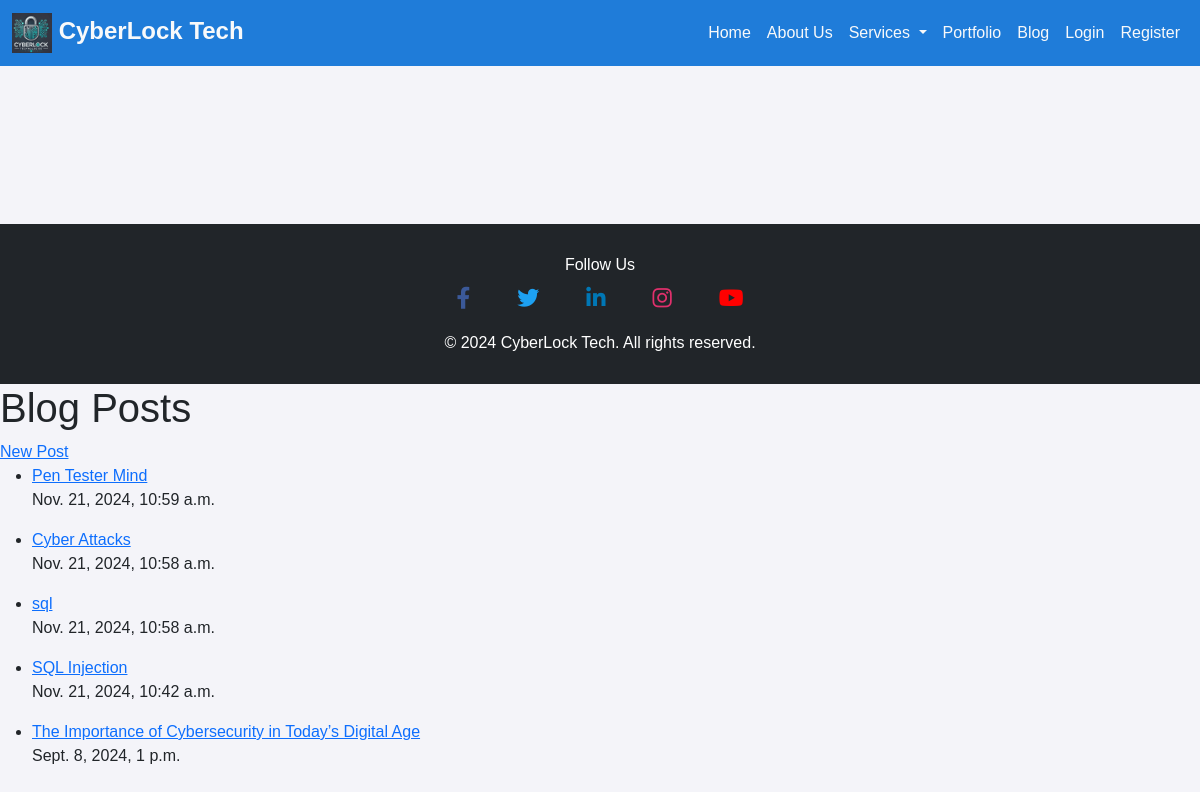
/posts/, run on the app's committed database.
### coreapp/models.py (models this page shows, shortened)
class BlogPost(models.Model):
    author = models.ForeignKey(User, on_delete=models.CASCADE)
    title = models.CharField(max_length=200)
    content = RichTextUploadingField(null=True, blank=False)
    image = models.ImageField(upload_to='blog_images/', blank=True)
    published_date = models.DateTimeField(auto_now_add=True)
    updated_date = models.DateTimeField(auto_now=True)
    tags = models.CharField(max_length=100, blank=True)
    slug = models.SlugField(unique=True, max_length=200, blank=True)
    class Meta:
        ordering = ['-published_date']
        permissions = [
            ("can_create_post", "Can create blog post"),
            ("can_update_post", "Can update blog post"),
            ("can_delete_post", "Can delete blog post"),
        ]

### coreapp/views.py (the view)
# urls.py: path('posts/', views.blog_post_list, name='blog_post_list'),
def blog_post_list(request):
    posts = BlogPost.objects.all().order_by('-published_date')
    return render(request, 'blog_post_list.html', {'posts': posts})

### templates/blog_post_list.html (shortened to what this page needs)
{% load static %}
{% include 'base.html' %}
<!DOCTYPE html>
<html lang="en">
<head>
</head>
<body>
    <h1>Blog Posts</h1>
    <a href="{% url 'blog_post_create' %}">New Post</a>
    <ul>
        {% for post in posts %}
        <li>
            <a href="{% url 'blog_post_detail' pk=post.pk %}">{{ post.title }}</a>
            <p>{{ post.published_date }}</p>
        </li>
        {% endfor %}
    </ul>
</body>
</html>

### static/css/base.css (style rules this page uses)
body { font-family: 'Arial', sans-serif; background-color: #f4f4f9; }
html, body { height: 100%; margin: 0; display: flex; flex-direction: column; }

### data on the page
BlogPost: title "Pen Tester Mind", published_date "Nov. 21, 2024, 10:59 a.m."
BlogPost: title "Cyber Attacks", published_date "Nov. 21, 2024, 10:58 a.m."
BlogPost: title "sql", published_date "Nov. 21, 2024, 10:58 a.m."
BlogPost: title "SQL Injection", published_date "Nov. 21, 2024, 10:42 a.m."
BlogPost: title "The Importance of Cybersecurity in Today’s Digital Age", published_date "Sept. 8, 2024, 1 p.m."
